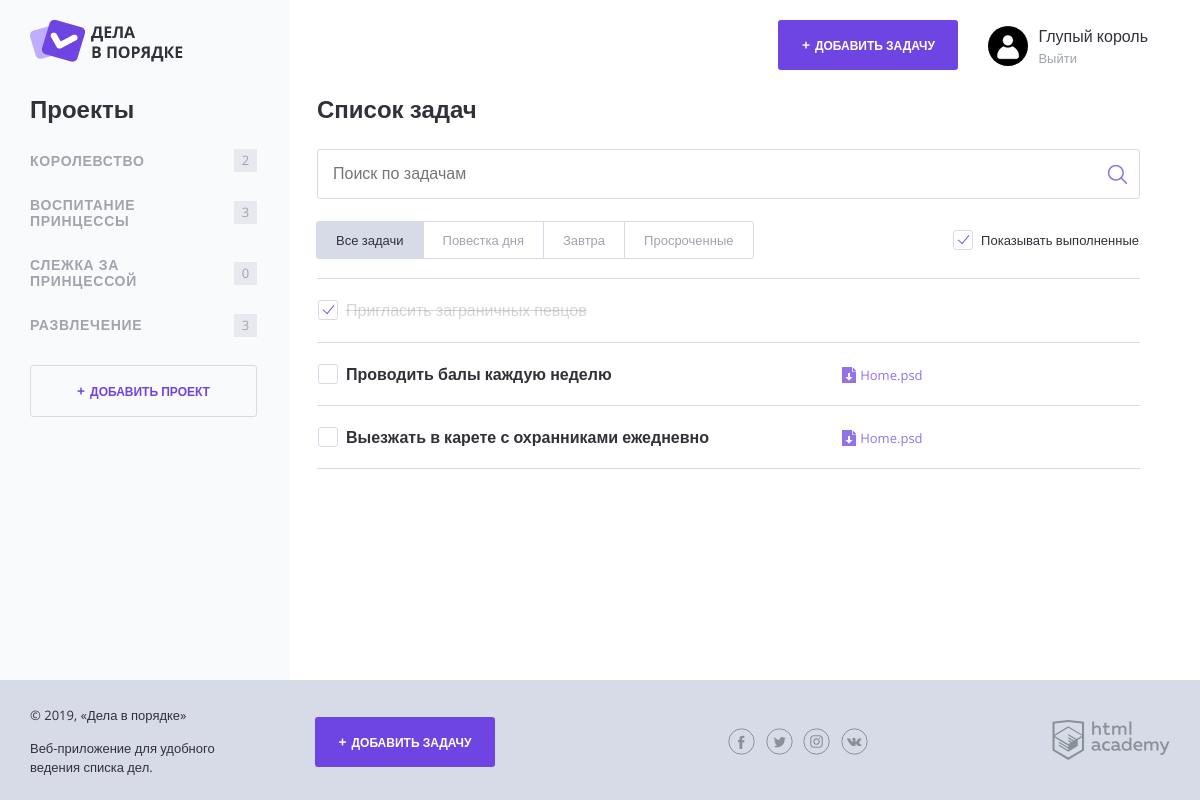
The app's page /index.php?category=4 with its own data.
### tables this page shows
CREATE TABLE categories (
  id INT AUTO_INCREMENT PRIMARY KEY,
  name CHAR(128) NOT NULL,
  user_id INT NOT NULL
);

CREATE TABLE tasks (
  id INT AUTO_INCREMENT PRIMARY KEY,
  user_id INT NOT NULL,
  category_id INT,
  name CHAR(128) NOT NULL,
  created_at TIMESTAMP NULL DEFAULT CURRENT_TIMESTAMP,
  done_at DATE NULL DEFAULT NULL,
  status INT DEFAULT 0,
  expires_at DATE NULL DEFAULT NULL,
  file_path CHAR(128)
);

### functions.php (called while the page is built, shortened)
<?php
function include_template(string $name, array $data): string {
    $name = 'templates/' . $name;
    extract($data);
    require $name;
    $result = ob_get_clean();
    return $result;
}
function countTasks(string $category_name, array $task_list): int {
    $tasks_sum = 0;
    foreach($task_list as $task) {
        if($category_name === $task['categories_name']) {
            $tasks_sum++;
        }
    }
    return $tasks_sum;
}
function isTaskExpired(string $end_date = null): bool {
    if(!$end_date) {
        return false;
    }
    $current_date = time();
    $expiry_date = strtotime($end_date);
    $time_to_expiry = floor(($expiry_date - $current_date)/3600);
    return $time_to_expiry <= 24 && $time_to_expiry > 0;
}

### mysql_helper.php (called while the page is built, shortened)
<?php
function fetchData($link, string $sql): array {
    $result = mysqli_query($link, $sql);
    return mysqli_fetch_all($result, MYSQLI_ASSOC);
}
function getTaskCategories($link, int $user_id): array {
    $sql_cat = "SELECT categories.name, categories.id FROM categories
                JOIN users ON categories.user_id = users.id
                WHERE users.id = $user_id";
    return fetchData($link, $sql_cat);
}
function getTaskList($link, int $user_id): array {
    $sql_tasks = "SELECT tasks.name, tasks.created_at, tasks.expires_at, categories.name AS categories_name, status FROM tasks
        JOIN categories ON tasks.category_id = categories.id
        JOIN users ON categories.user_id = users.id
        WHERE users.id = $user_id";
    return fetchData($link, $sql_tasks);
}
function getTasksForCategory($link, int $user_id, int $category_id = null): array
{
    if (null === $category_id) {
        $sql_tasks = "SELECT tasks.name, tasks.created_at, tasks.expires_at, categories.name AS categories_name, status FROM tasks
            JOIN categories ON tasks.category_id = categories.id
            JOIN users ON categories.user_id = users.id
            WHERE users.id = $user_id";
    } else {
        $sql_tasks = "SELECT tasks.name, tasks.created_at, tasks.expires_at, categories.name AS categories_name, status FROM tasks
            JOIN categories ON tasks.category_id = categories.id
            JOIN users ON categories.user_id = users.id
            WHERE users.id = $user_id AND categories.id = $category_id";
    }
    return fetchData($link, $sql_tasks);
}

### templates/layout.php (the view, shortened to what this page needs)
<!DOCTYPE html>
<html lang="ru">
<head>
    <link rel="stylesheet" href="css/normalize.css">
    <link rel="stylesheet" href="css/style.css">
    <link rel="stylesheet" href="css/flatpickr.min.css">
</head>
<body>
<div class="page-wrapper">
    <div class="container container--with-sidebar">
        <header class="main-header">
            <a href="/">
                <img src="img/logo.png" width="153" height="42" alt="Логотип Дела в порядке">
            </a>
            <div class="main-header__side">
                <a class="main-header__side-item button button--plus open-modal" href="pages/form-task.html">Добавить задачу</a>
                <div class="main-header__side-item user-menu">
                    <div class="user-menu__image">
                        <img src="img/user.png" width="40" height="40" alt="Пользователь">
                    </div>
                    <div class="user-menu__data">
                        <p><?=htmlspecialchars($user); ?></p>
                        <a href="#">Выйти</a>
                    </div>
                </div>
            </div>
        </header>
        <div class="content">
            <section class="content__side">
                <h2 class="content__side-heading">Проекты</h2>
                <nav class="main-navigation">
                    <ul class="main-navigation__list">
                    <?php foreach($category_list as $category): ?>
                        <li class="main-navigation__list-item">
                            <a class="main-navigation__list-item-link" href="/index.php?category=<?= $category['id']; ?>"><?=htmlspecialchars($category['name']); ?></a>
                            <span class="main-navigation__list-item-count"><?=countTasks(htmlspecialchars($category['name']), $task_list); ?></span>
                        </li>
                    <?php endforeach; ?>
                    </ul>
                </nav>
                <a class="button button--transparent button--plus content__side-button"
                    href="pages/form-project.html" target="project_add">Добавить проект</a>
            </section>
            <main class="content__main"><?=$content ?></main>
        </div>
    </div>
</div>
<footer class="main-footer">
    <div class="container">
        <div class="main-footer__copyright">
            <p>© 2019, «Дела в порядке»</p>
            <p>Веб-приложение для удобного ведения списка дел.</p>
        </div>
        <a class="main-footer__button button button--plus" href="pages/form-task.html">Добавить задачу</a>
        <div class="main-footer__social social">
            <a class="social__link social__link--facebook" href="#">
            </a>
            <a class="social__link social__link--twitter" href="#">
            </a>
            <a class="social__link social__link--instagram" href="#">
            </a>
            <a class="social__link social__link--vkontakte" href="#">
            </a>
        </div>
        <div class="main-footer__developed-by">
            <a href="https://htmlacademy.ru/intensive/php">
                <img src="img/htmlacademy.svg" alt="HTML Academy" width="118" height="40">
            </a>
        </div>
    </div>
</footer>
</body>
</html>

### templates/index.php (shortened to what this page needs)
<h2 class="content__main-heading">Список задач</h2>
<form class="search-form" action="index.php" method="post">
    <input class="search-form__input" type="text" name="" value="" placeholder="Поиск по задачам">
    <input class="search-form__submit" type="submit" name="" value="Искать">
</form>
<div class="tasks-controls">
    <nav class="tasks-switch">
        <a href="/" class="tasks-switch__item tasks-switch__item--active">Все задачи</a>
        <a href="/" class="tasks-switch__item">Повестка дня</a>
        <a href="/" class="tasks-switch__item">Завтра</a>
        <a href="/" class="tasks-switch__item">Просроченные</a>
    </nav>
    <label class="checkbox">
        <span class="checkbox__text">Показывать выполненные</span>
    </label>
</div>
<table class="tasks">
    <?php foreach($tasks_for_category as $task): ?>
    <?php if(!$task['status']): ?>
    <tr class="tasks__item task <?=isTaskExpired($task['expires_at']) ? 'task--important':''; ?>">
        <td class="task__select">
            <label class="checkbox task__checkbox">
                <span class="checkbox__text"><?=htmlspecialchars($task['name']); ?></span>
            </label>
        </td>
        <td class="task__file">
            <a class="download-link" href="#">Home.psd</a>
        </td>
        <td class="task__date"><?=formatDate($task['expires_at']); ?></td>
    </tr>
    <?php elseif($show_complete_tasks): ?>
    <tr class="tasks__item task <?=$task['status'] ? 'task--completed':''; ?>">
        <td class="task__select">
            <label class="checkbox task__checkbox">
                <span class="checkbox__text"><?=htmlspecialchars($task['name']); ?></span>
            </label>
        </td>
        <td class="task__date"><?=formatDate($task['expires_at']); ?></td>
        <td class="task__controls">
        </td>
    </tr>
    <? endif ?>
    <? endforeach; ?>
</table>

### records on screen
categories: name "КОРОЛЕВСТВО", name "2"
categories: name "ВОСПИТАНИЕ ПРИНЦЕССЫ", name "3"
categories: name "СЛЕЖКА ЗА ПРИНЦЕССОЙ", name "0"
categories: name "РАЗВЛЕЧЕНИЕ", name "3"
tasks: name "Пригласить заграничных певцов"
tasks: name "Проводить балы каждую неделю"
tasks: name "Выезжать в карете с охранниками ежедневно"

### other values on screen
$user "Глупый король"
